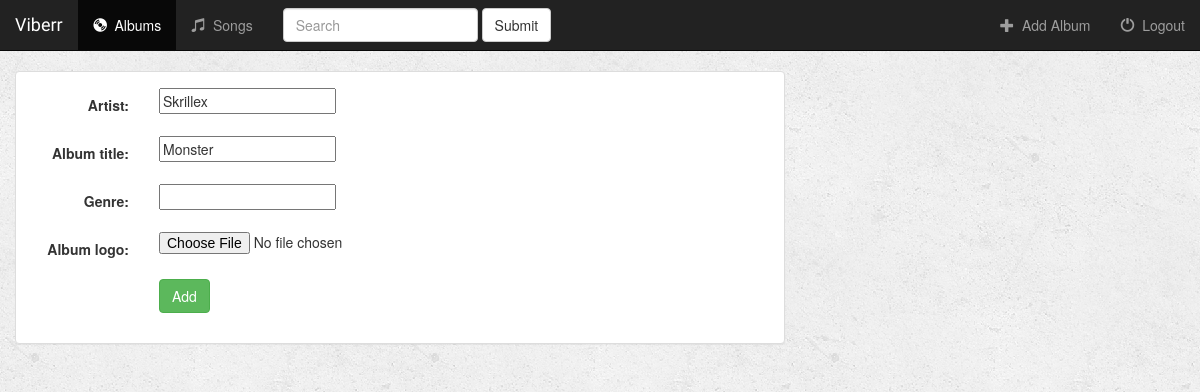
/music/album/2/, run on an earlier commit of the app's database.
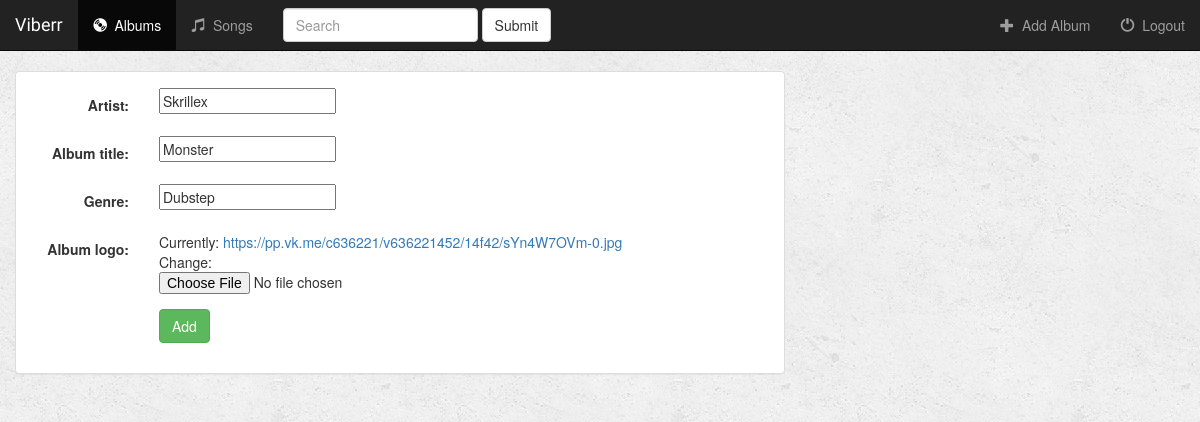
And on a later commit of the database.
### music/models.py (models this page shows, shortened)
class Album(models.Model):
    artist = models.CharField(max_length=200)
    album_title = models.CharField(max_length=400)
    genre = models.CharField(max_length=100)
    album_logo = models.FileField()

### music/views.py (the view)
# urls.py: url(r'^album/(?P<pk>[0-9]+)/$', views.AlbumUpdate.as_view(), name='update_album'),
class AlbumUpdate(UpdateView):
    model = Album
    fields = ['artist', 'album_title', 'genre', 'album_logo']

### music/templates/music/album_form.html (shortened to what this page needs)
{% extends 'music/base.html' %}
{% block albums_active %}active{% endblock %}
{% block body %}
    <div class="container-fluid">
        <div class="row">
            <div class="col-sm-12 col-md-8">
                <div class="panel panel-default">
                    <div class="panel-body">
                        <form action="" class="form-horizontal" method="post" enctype="multipart/form-data">
                            {% include 'music/form-template.html' %}
                            <div class="form-group">
                                <div class="col-sm-offset-2 col-sm-10">
                                    <button type="submit" class="btn btn-success">Add</button>
                                </div>
                            </div>
                        </form>
                    </div>
                </div>
            </div>
        </div>
    </div>
{% endblock %}

### music/templates/music/base.html (shortened to what this page needs)
<!DOCTYPE html>
<html lang="en">
<head>
    {% load staticfiles %}
    <link rel="stylesheet" href="{% static 'music/style.css' %}">
    <link rel="stylesheet" href="https://maxcdn.bootstrapcdn.com/bootstrap/3.3.7/css/bootstrap.min.css">
</head>
<body>
    <nav class="navbar navbar-inverse navbar-static-top">
        <div class="container-fluid">
            <div class="navbar-header">
                <a href="{% url 'music:index' %}" class="navbar-brand">Viberr</a>
            </div>
            <div class="collapse navbar-collapse" id="bs-example-navbar-collapse-1">
                <ul class="nav navbar-nav">
                    <li class="{% block albums_active %}{% endblock %}">
                            <a href="{% url 'music:index' %}">
                                <span class="glyphicon glyphicon-cd" aria-hidden="true"></span>&nbsp;
                                Albums
                            </a>
                        </li>
                        <li class="">
                            <a href="#">
                                <span class="glyphicon glyphicon-music" aria-hidden="true"></span>&nbsp;
                                Songs
                            </a>
                        </li>
                </ul>
                <form class="navbar-form navbar-left">
                    <div class="form-group">
                        <input type="text" class="form-control" placeholder="Search">
                    </div>
                    <button type="submit" class="btn btn-default">Submit</button>
                </form>
                <ul class="nav navbar-nav navbar-right">
                        <li><a href="{% url 'music:create_album' %}"><span class="glyphicon glyphicon-plus" aria-hidden="true"></span>&nbsp; Add Album</a></li>
                        <li><a href=""><span class="glyphicon glyphicon-off" aria-hidden="true"></span>&nbsp; Logout</a></li>
                    </ul>
            </div>
        </div>
    </nav>
        {% block body %}
        {% endblock %}
</body>
</html>

### music/templates/music/form-template.html (shortened to what this page needs)
{% for field in form %}
    <div class="form-group">
        <div class="col-sm-offset-2 col-sm-10">
        </div>
        <label for="" class="control-label col-sm-2">{{ field.label_tag }}</label>
        <div class="col-sm-10">{{ field }}</div>
    </div>
{% endfor %}

### music/static/music/style.css (style rules this page uses)
body { background: white url('images/background.png'); }
.navbar-brand { font-family: 'Satisfy', cursive; }

What changed in the data, as far as the page shows it:
changed Album "Skrillex": genre (not shown) → "Dubstep"
Also different on the page:
new list line: "Currently: https://pp.vk.me/c636221/v636221452/14f42/sYn4W7OVm-0.jpg Change:"
